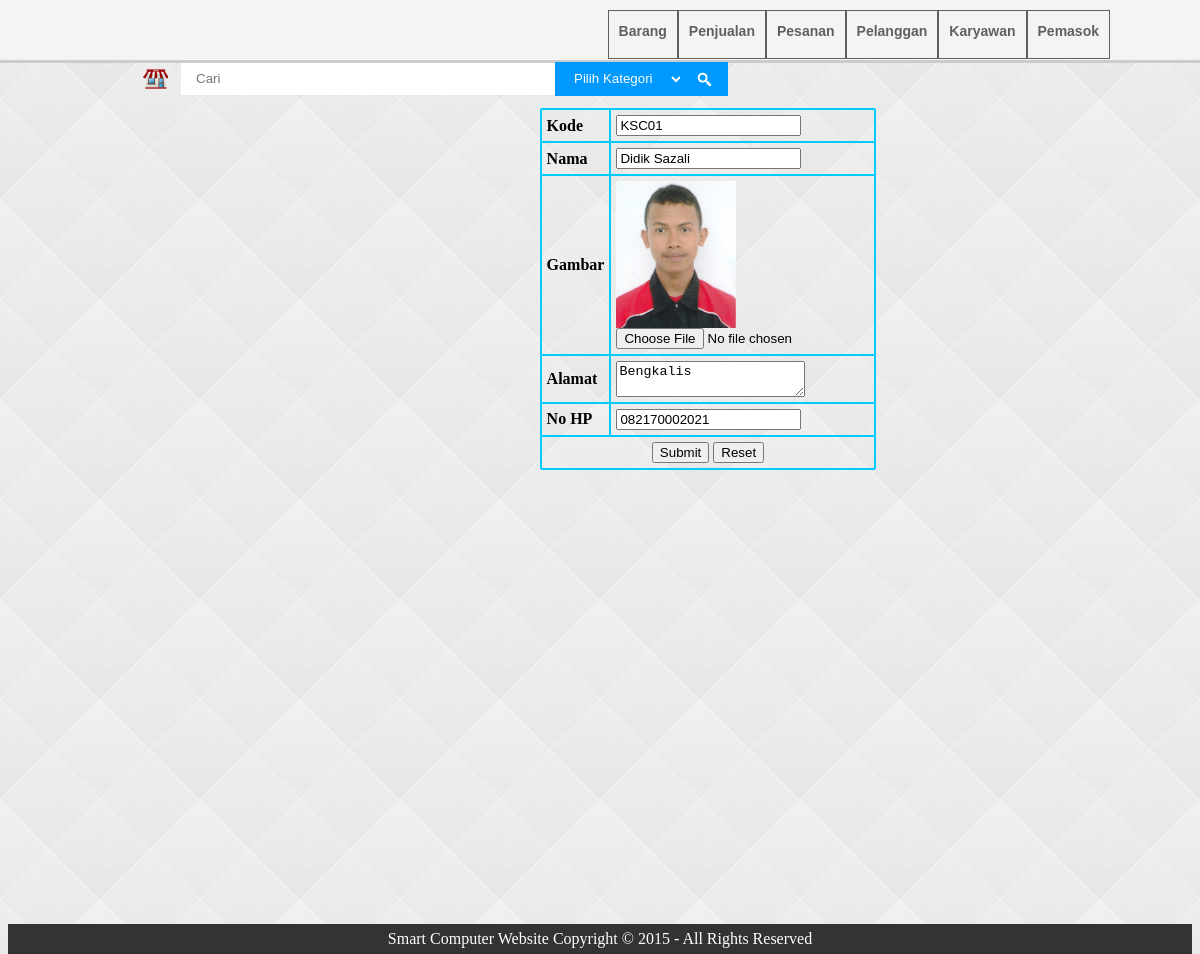
Screenshot of /admin/edit-karyawan.php?kode_karyawan=KSC01 with the database file from the repository.
### tables this page shows
CREATE TABLE IF NOT EXISTS `tabel_karyawan` (
  `kode_karyawan` char(5) NOT NULL,
  `nama_karyawan` varchar(25) NOT NULL,
  `gambar` varchar(100) NOT NULL,
  `alamat` varchar(100) NOT NULL,
  `no_hp` varchar(20) NOT NULL
);

### admin/edit-karyawan.php (the view, shortened to what this page needs)
<!DOCTYPE html PUBLIC "-//W3C//DTD XHTML 1.0 Transitional//EN" "http://www.w3.org/TR/xhtml1/DTD/xhtml1-transitional.dtd">
<html xmlns="http://www.w3.org/1999/xhtml">
<head>
<link rel="stylesheet" type="text/css" href="style.css" />
</head>
<body>
<?php include("connection.php");
include("header.php");?>
<div id="container">
<div id="tabel-edit">
<form action="" enctype="multipart/form-data" method="post">
<table border=1 align=center  bordercolor=#00CCFF cellpadding=5 cellspacing=0>
<?php
$kode_karyawan = $_GET['kode_karyawan'];
$hasil = mysql_query("select * from tabel_karyawan where kode_karyawan = '$kode_karyawan'") or die (mysql_error());
$baris = mysql_fetch_row($hasil);
?>
<tr>
<td><b>Kode</b></td>
<td><input name="kode_karyawan" type="text" value="<?php echo $baris[0]; ?>" readonly="readonly"/></td>
</tr>
<tr>
<td><b>Nama</b></td>
<td><input name="nama_karyawan" type="text" value="<?php echo $baris[1]; ?>"/></td>
</tr>
<tr>
<td><b>Gambar</b></td>
<td>
<img src="file-foto/<?php echo $baris[2]; ?>" width="120px" name="ada"/>
<br />
<input type="file" name="gambar" id="gambar" value="<?php echo $baris[2]; ?>"/>
</td>
</tr>
<tr>
<td><b>Alamat</b></td>
<td><textarea name="alamat" cols="21" rows="" ><?php echo $baris[3]; ?></textarea></td>
</tr>
<tr>
<td><b>No HP</b></td>
<td><input name="no_hp" type="text" value="<?php echo $baris[4]; ?>"/></td>
</tr>
<tr>
<td colspan=2 align="center">
<input name="input" type="submit" />
<input name="reset" type="reset" />
</td>
</tr>
</table>
</form>
</div>
</div>
<?php
include('footer.php');
?>
</body>
</html>

### admin/style.css (style rules this page uses)
body { background-color:#FCFCFC; background : url(icon/bg.png); }
form { width:500px; }
table { border-radius:2px; }
tr { border-radius:20px }
#container { padding-top:100px; position:relative; min-height:100%; }
html,body { height:100%; }

### admin/edit-karyawan.php (style rules this page uses)
#tabel-edit { padding-left:450px; }

### rows the page displays
tabel_karyawan: kode_karyawan "KSC01", nama_karyawan "Didik Sazali", gambar (picture), alamat "Bengkalis", no_hp "082170002021"
